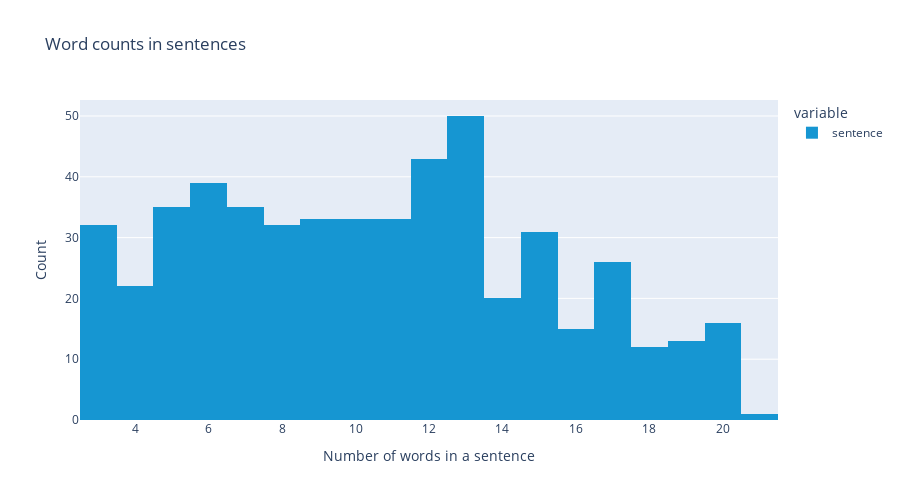

Notebook source saved alongside this figure:
### Markdown cell above
### Words distribuition

### Code cell
fig = px.histogram(
    df['sentence'].apply(str.split).apply(len),
    nbins=25, 
    height=500, width=900,
    color_discrete_sequence=URBAN_PALETTE_CATEGORICAL.loc['hex_code'],
    title='Word counts in sentences'
).update_layout(
    xaxis_title_text='Number of words in a sentence',
    yaxis_title_text='Count',
)
fig.show();

### Figure 1 — Plotly figure (JSON) as saved in the notebook; plotly's stock layout.template omitted (floating-point values rounded to 4 significant figures; data arrays with more than 128 entries replaced by an {"elided": "..."} marker saying what was removed)
{"data": [{"alignmentgroup": "True", "bingroup": "x", "hovertemplate": "variable=sentence<br>value=%{x}<br>count=%{y}<extra></extra>", "legendgroup": "sentence", "marker": {"color": "#1696d2", "pattern": {"shape": ""}}, "name": "sentence", "nbinsx": 25, "offsetgroup": "sentence", "orientation": "v", "showlegend": true, "type": "histogram", "x": {"elided": "521 int values"}, "xaxis": "x", "yaxis": "y"}], "layout": {"barmode": "relative", "height": 500, "legend": {"title": {"text": "variable"}, "tracegroupgap": 0}, "title": {"text": "Word counts in sentences"}, "width": 900, "xaxis": {"anchor": "y", "domain": [0, 1], "title": {"text": "Number of words in a sentence"}}, "yaxis": {"anchor": "x", "domain": [0, 1], "title": {"text": "Count"}}}}
